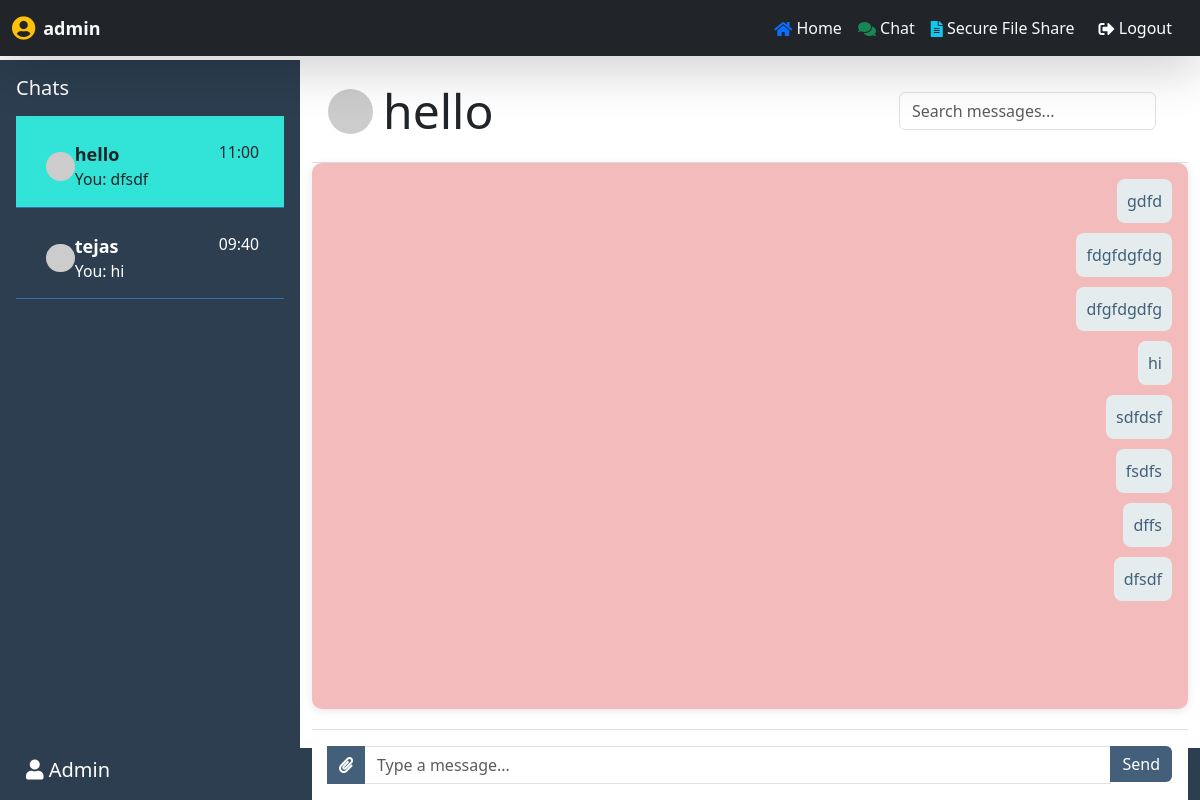
The page /chat/hello/ (signed in) on the database its author committed.
### file_sharing/models.py (models this page shows, shortened)
class Message(models.Model):
    sender = models.ForeignKey(User, related_name="sent_messages", on_delete=models.CASCADE)
    receiver = models.ForeignKey(User, related_name="received_messages", on_delete=models.CASCADE)
    content = models.TextField()
    timestamp = models.DateTimeField(auto_now_add=True)

### file_sharing/views.py (the view)
# urls.py: path('chat/<str:room_name>/', views.chat_room, name='chat'),
@login_required
def chat_room(request, room_name):
    search_query = request.GET.get('search', '')
    users = User.objects.exclude(id=request.user.id)
    chats = Message.objects.filter(
        (Q(sender=request.user) & Q(receiver__username=room_name)) |
        (Q(receiver=request.user) & Q(sender__username=room_name))
    )
    if search_query:
        chats = chats.filter(Q(content__icontains=search_query))
    chats = chats.order_by('timestamp')
    user_last_messages = []
    for user in users:
        last_message = Message.objects.filter(
            (Q(sender=request.user) & Q(receiver=user)) |
            (Q(receiver=request.user) & Q(sender=user))
        ).order_by('-timestamp').first()
        user_last_messages.append({
            'user': user,
            'last_message': last_message
        })
    user_last_messages.sort(
         key=lambda x: x['last_message'].timestamp if x['last_message'] else make_aware(datetime.min),
        reverse=True
    )
    return render(request, 'chat.html', {
        'room_name': room_name,
        'chats': chats,
        'users': users,
        'user_last_messages': user_last_messages,
        'search_query': search_query
    })

### file_sharing/templates/chat.html (shortened to what this page needs)
<!DOCTYPE html>
<html lang="en">
<head>
  <link rel="stylesheet" href="https://cdn.jsdelivr.net/npm/bootstrap@5.3.0/dist/css/bootstrap.min.css">
  <link rel="stylesheet" href="https://cdnjs.cloudflare.com/ajax/libs/font-awesome/5.15.1/css/all.min.css" />
</head>
<body style="height: 100vh; display: flex; flex-direction: column">
  <nav class="navbar navbar-expand-lg navbar-dark bg-dark shadow-lg">
    <div class="container-fluid">
      {% if user.is_authenticated %}
        <a class="navbar-brand fw-bold text-light d-flex align-items-center">
          <i class="fas fa-user-circle fa-lg me-2 text-warning"></i>
          {{ user.username }}
        </a>
      {% else %}
        <a class="navbar-brand fw-bold text-light" href="{% url 'home' %}">
          <i class="fas fa-home fa-lg text-primary"></i> Welcome
        </a>
      {% endif %}
      <div class="collapse navbar-collapse" id="navbarNav">
        <ul class="navbar-nav ms-auto">
          <li class="nav-item">
            <a class="nav-link text-light" href="{% url 'home' %}">
              <i class="fas fa-home fa-lg text-primary"></i> Home
            </a>
          </li>
          <li class="nav-item">
            <a class="nav-link text-light" href="{% url 'chat' 'admin' %}">
              <i class="fas fa-comments fa-lg text-success"></i> Chat
            </a>
          </li>
          <li class="nav-item">
            <a class="nav-link text-light" href="{% url 'dashboard' %}">
              <i class="fas fa-file-alt fa-lg text-info"></i> Secure File Share
            </a>
          </li>
          {% if user.is_authenticated %}
            <li class="nav-item">
              <a class="nav-link btn btn-danger btn-sm text-white px-3 py-2" href="{% url 'user_logout' %}">
                <i class="fas fa-sign-out-alt fa-lg"></i> Logout
              </a>
            </li>
          {% endif %}
        </ul>
      </div>
    </div>
  </nav>
  <div class="container-fluid h-100" style="margin-top: 60px;">
    <div class="row h-100">
      <div class="col-3 sidebar p-3 chats">
        <h5 class="mb-3 text-white">Chats</h5>
        <div class="contacts">
          {% for item in user_last_messages %}
          <a
            href="{% url 'chat' item.user.username %}"
            class="list-group-item list-group-item-action {% if item.user.username == room_name %} active {% endif %}"
            data-id="{{ room_name }}"
          >
            <div class="d-flex align-items-center">
              <img
                src="https://ui-avatars.com/api/?name={{ item.user.username|urlencode }}&size=64&background=random"
                alt="{{ item.user.username }}'s Profile Image"
                class="profile-icon rounded-circle mr-3"
                style="width: 1.8rem; height: 1.8rem; object-fit: cover"
              />
              <div class="w-100">
                <div class="d-flex justify-content-between">
                  <strong class="text-truncate">{{ item.user.username }}</strong>
                  {% if item.last_message %}
                  <small class="text-nowrap timestamp">{{ item.last_message.timestamp|date:"H:i" }}</small>
                  {% endif %}
                </div>
                <div>
                  {% if item.last_message %}
                  <small
                    class="d-block text-truncate last-msg"
                    style="max-width: 90%"
                    id="last-message"
                  >
                    {% if item.last_message.sender == request.user %} You: {% endif %}
                    {{ item.last_message.content|striptags|truncatewords:5 }}
                  </small>
                  {% else %}
                  <small class="">No messages yet</small>
                  {% endif %}
                </div>
              </div>
            </div>
          </a>
          {% endfor %}
        </div>
        <div class="logout">
          <h5 class="text-white">
            <i class="fas fa-user"></i>
            {{ request.user.username|title }}
          </h5>
        </div>
      </div>
      <div class="col-9 d-flex flex-column chat-container" data-id="{{ room_name }}">
        <div class="d-flex align-items-center p-3 border-bottom" style="justify-content: space-between;">
          <div class="d-flex align-items-center">
            <img
              src="https://ui-avatars.com/api/?name={{ room_name|urlencode }}&size=64&background=random"
              style="border-radius: 50%; height: 45px; width: auto"
            />
            <h3 class="display-5 mb-0" style="padding-left: 10px">
              {{ room_name }}
            </h3>
          </div>
          <form method="GET" action="" class="p-3 ml-auto">
            <div class="form-group mb-0">
              <input
                type="text"
                name="search"
                id="searchInput"
                class="form-control"
                placeholder="Search messages..."
                value="{{ search_query }}"
              />
            </div>
          </form>
        </div>
        <div id="chatbox" class="flex-fill overflow-auto p-3" style="background-color: #f3bbbb; border-radius: 10px;">
          {% if chats %}
          {% for message in chats %}
          <div
            class="chat-message {% if message.sender == request.user %} sender {% else %} receiver {% endif %}"
          >
            <span>{{ message.content|safe }}</span>
          </div>
          {% endfor %}
          {% else %}
          <p class="no-messages">No Messages.</p>
          {% endif %}
        </div>
        <div class="chat-input p-3 border-top" style="background-color: white;">
          <div class="input-group">
            <button class="btn btn-secondary" onclick="document.getElementById('fileInput').click()">
              <i class="fas fa-paperclip"></i>
            </button>
            <input type="text" id="my_input" class="form-control" placeholder="Type a message..." required />
            <div class="input-group-append">
              <button id="submit_button" class="btn btn-primary" type="button">Send</button>
            </div>
          </div>
        </div>
      </div>
    </div>
  </div>
</body>
</html>

### file_sharing/templates/chat.html (style rules this page uses)
.profile-icon { color: #12151a; }
.chat-container { display: flex; flex-direction: column; height: calc(100vh - 60px); }
#chatbox { flex: 1; overflow-y: auto; }
.chat-input { position: sticky; bottom: 0; background-color: rgb(180, 141, 141); z-index: 10; }
.chat-container { flex: 1; display: flex; flex-direction: column; }
#chatbox { background-color: #f3bbbb; border-radius: 10px; overflow-y: auto; height: calc(100vh - 180px); padding: 15px; box-shadow: 0px 2px 10px rgba(15, 14, 14, 0.1); }
.chat-message { border-radius: 8px; padding: 10px; display: flex; width: fit-content; margin-bottom: 10px; clear: both; }
.chat-message.sender { background-color: #e5eced; color: #435f7a; margin-left: auto; text-align: right; }
.chat-input { background-color: white; transition: all 0.3s ease; margin-top: 20px; }
.chat-input button { border-top-left-radius: 0; border-bottom-left-radius: 0; background: #435f7a; color: white; border: none; }
.sidebar { background-color: #2c3e50; overflow-y: auto; transition: all 0.3s ease; }
.sidebar a { background: #2c3e50; color: white; text-decoration: none; transition: all 0.3s ease; }
.sidebar i { color: white; transition: transform 0.3s ease; }
.chats .list-group-item { border: none; border-bottom: 1px solid #3472b0; padding: 25px 25px 15px 30px; font-size: 18px; }
.active { background-color: #32e4d8 !important; color: white; }
.logout { position: absolute; bottom: 0; width: 100%; padding: 10px; background-color: #2c3e50; }
.navbar { position: fixed; top: 0; left: 0; width: 100%; z-index: 1000; }
.navbar-brand { font-size: 18px; }
.navbar-brand i { font-size: 24px; }
.nav-link i { font-size: 16px; }

### rows shown on the page
Message: content "gdfd"
Message: content "fdgfdgfdg"
Message: content "dfgfdgdfg"
Message: content "hi"
Message: content "sdfdsf"
Message: content "fsdfs"
Message: content "dffs"
Message: content "dfsdf"

### other values the page prints
{{ user.username }} "admin"
{{ item.user.username }} "hello"
{{ item.last_message.timestamp|date:"H:i" }} "11:00"
{{ item.last_message.content|striptags|truncatewords:5 }} "dfsdf"
{{ item.user.username }} "tejas"
{{ item.last_message.timestamp|date:"H:i" }} "09:40"
{{ item.last_message.content|striptags|truncatewords:5 }} "hi"
{{ request.user.username|title }} "Admin"
{{ room_name }} "hello"
